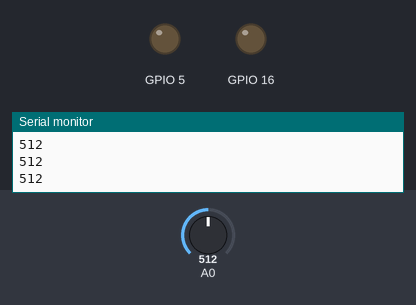
Recording of a sketch running on a simulated ESP8266 (NodeMCU). On the bench: output pins drawn as LEDs (lit = HIGH), the last lines printed to the serial monitor. The inputs (shaded band) are chosen by the test bench; at power-on: A0 = 512. WiFi joins after 1.5 s; servers stay silent unless stated.

Above: at 3.0 s.
3.1 s: A0 set to 488
At 4.0 s:
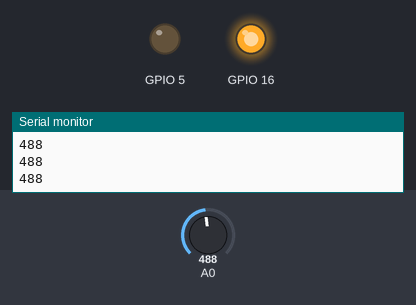
4.6 s: A0 set to 510
At 5.1 s:
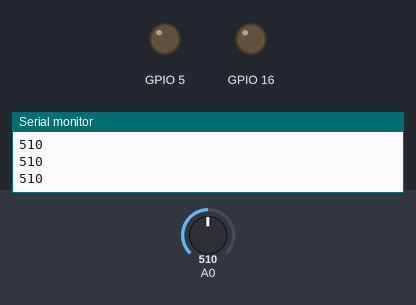
6.1 s: A0 set to 490
At 6.4 s:
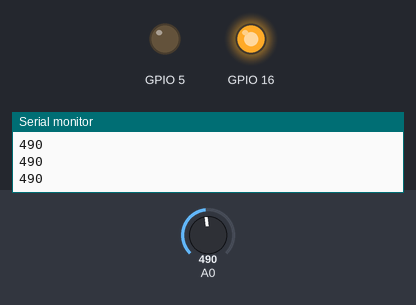
Timing chart, 0 to 9.1 s (numbered marks = the images above; inputs shaded):
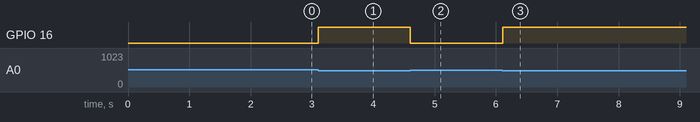

Measured:
- the behaviour switches between 500 and 499 on A0 (found by bisection; images 0 and 1)
- after the input at 3.1 s, GPIO 16: LOW → HIGH at once
- after the input at 4.6 s, GPIO 16: HIGH → LOW at once
- after the input at 6.1 s, GPIO 16: LOW → HIGH at once

The sketch:

sketch_dec2akhigas.ino
```cpp
#define BLYNK_TEMPLATE_ID "TMPL6Emfj2mvN"
#define BLYNK_TEMPLATE_NAME "Gas"
#define BLYNK_AUTH_TOKEN "Tm-4v7ROBUpOfbqMkduxQ3aSHVYbBNTr"
#include <ESP8266WiFi.h>
#include <BlynkSimpleEsp8266.h>
BlynkTimer timer;
char auth[] = "Tm-4v7ROBUpOfbqMkduxQ3aSHVYbBNTr";
char ssid[] = "OPPO A3s";
char pass[] = "1234567890";

int n;

void setup()
{

  Serial.begin(9600);

  Blynk.begin(auth, ssid, pass);
  // You can also specify server:
  //Blynk.begin(auth, ssid, pass, "blynk-cloud.com", 80);
  //Blynk.begin(auth, ssid, pass, IPAddress(192,168,1,100), 8080);
  pinMode(16,OUTPUT);
  pinMode(5,OUTPUT);
  timer.setInterval(1000L, sendUptime);
}


void sendUptime()
{
  Blynk.virtualWrite(V1, n);
}

void loop()
{
  Blynk.run();
  timer.run();

  n=analogRead(A0);
  Serial.println(n);

  if(n>500)
  {
     digitalWrite(16,LOW);
    //digitalWrite(5,HIGH);
  }

  if(n<500)
  {
      digitalWrite(16,HIGH);
      //digitalWrite(5,LOW);
  }

}
```
